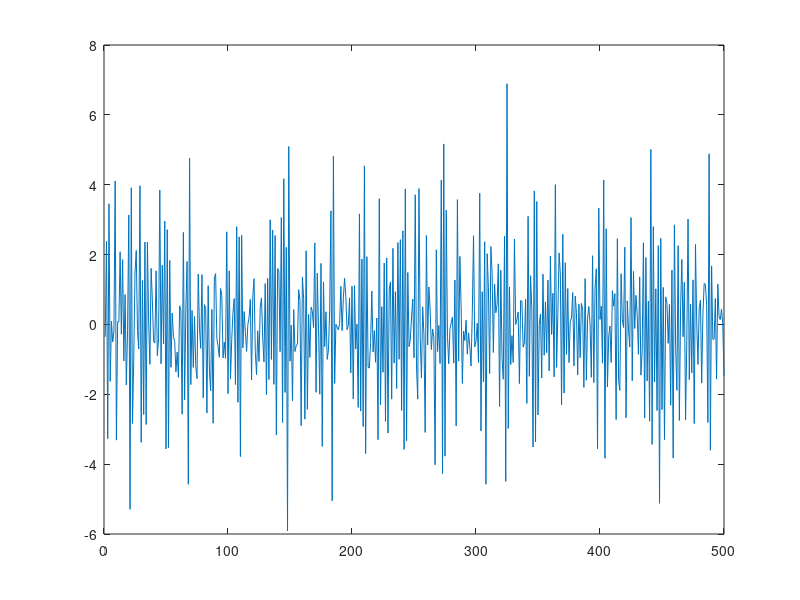

Here is the MATLAB script that generated this plot: (Note: this script raises an error after producing the figure.)
%
% Time series analysis
% Computer exercise 2  
%
%
clear; 
close all;
% addpath('functions', '/data')     % Add this line to update the path
addpath('../functions', '../data')     % Add this line to update the path (Hanna)

%% Generate some data following the Box-Jenkins model:

rng(0)
n = 500;                % Number of samples
A3=[1 .5];
C3 = [1 -.3 .2];
w= sqrt(2)*randn(n+100,1); 
x = filter (C3,A3,w);           % Create the input

A1 = [1 -.65];
A2 = [1 .90 .78];
C=1;
B=[0 0 0 0 .4];
e = sqrt(1.5) * randn(n + 100,1);
y = filter(C,A1,e) + filter(B,A2,x); % Create the output

x = x(101:end) , y = y(101:end) % Omit initial samples 
clear A1, A2, C, B, e, w, A3, C3

%% Plotting the data
close all
clc

m=50;
plot(x)
basicPlot(x,m,'x-data') 

%% Create an ARMA-model for the input xt as function of white noise
close all
clc

m=50;

%Initial guess 
%ACF ringing, PACF peak at 1 --> AR(1)?
na = 1;
nc = 0;
data = iddata(x);                   
model_x = armax(data, [na nc]); 
present(model_x);
e_hat = myFilter(model_x.a, model_x.c, x);
basicPlot(e_hat,m,'ARMA(1,0)')

whitenessTest(e_hat)

%Knowing it's an ARMA(1,2), test it with an ARMA(1,2) too 
%Model 1 according to instructions
na = 1;
nc = 2;
data = iddata(x);                   
x_arma = armax(data, [na nc]); 
present(x_arma);
e_hat = myFilter(x_arma.a, x_arma.c, x);
basicPlot(e_hat,m,'ARMA(1,2)')

whitenessTest(e_hat)

%We tested the same thing with idpoly and got the same result
% Seems that it's nice to use when wanting to control what orders are
% "active" in the polynomial

%% Pre-whitening
close all;
eps_t = myFilter(x_arma.a, x_arma.c, y); 
w_t = myFilter(x_arma.a, x_arma.c,x); 
basicPlot(eps_t,m,'Eps_t');
basicPlot(w_t,m,'W_t');

%% Compute CCF for eps_t = H(z) * w_t + v_t
close all;
M=40;
stem(-M:M,crosscorr(w_t ,eps_t,M)); 
title('Cross correlation function'), xlabel('Lag')
hold on
plot(-M:M, 2/sqrt(n)*ones(1,2*M+1), 'r--') 
plot(-M:M, -2/sqrt(n)*ones(1,2*M+1),'r--') 
hold off

%% Determine suitable model orders for delay, A, B
% Delay: We don't see any obvious delay (BUT IT SHOULD BE 4)
% R (order for A2): Could be 2, as we have some ringing in the correlation.
% S: Order for B. 
%TBC WHY IT IS LIKE THIS

A2 = [1 0 0]; 
B = [0 0 0 0 1];
Mi = idpoly ([1] ,[B] ,[] ,[] ,[A2]);
z = iddata(y,x);
Mba2 = pem(z,Mi); present(Mba2)
etilde = resid (Mba2, z );

